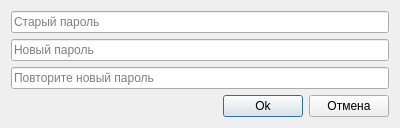
<?xml version="1.0" encoding="UTF-8"?>
<ui version="4.0">
 <class>changePasswordDialog</class>
 <widget class="QDialog" name="changePasswordDialog">
  <property name="geometry">
   <rect>
    <x>0</x>
    <y>0</y>
    <width>400</width>
    <height>125</height>
   </rect>
  </property>
  <property name="windowTitle">
   <string>Изменение пароля</string>
  </property>
  <layout class="QVBoxLayout" name="verticalLayout">
   <item>
    <widget class="QLineEdit" name="oldPass">
     <property name="echoMode">
      <enum>QLineEdit::Password</enum>
     </property>
     <property name="placeholderText">
      <string>Старый пароль</string>
     </property>
    </widget>
   </item>
   <item>
    <widget class="QLineEdit" name="newPass">
     <property name="echoMode">
      <enum>QLineEdit::Password</enum>
     </property>
     <property name="placeholderText">
      <string>Новый пароль</string>
     </property>
    </widget>
   </item>
   <item>
    <widget class="QLineEdit" name="repeatNewPass">
     <property name="enabled">
      <bool>true</bool>
     </property>
     <property name="echoMode">
      <enum>QLineEdit::Password</enum>
     </property>
     <property name="placeholderText">
      <string>Повторите новый пароль</string>
     </property>
    </widget>
   </item>
   <item>
    <layout class="QHBoxLayout" name="horizontalLayout">
     <item>
      <spacer name="horizontalSpacer">
       <property name="orientation">
        <enum>Qt::Horizontal</enum>
       </property>
       <property name="sizeHint" stdset="0">
        <size>
         <width>40</width>
         <height>20</height>
        </size>
       </property>
      </spacer>
     </item>
     <item>
      <widget class="QPushButton" name="pushButton">
       <property name="text">
        <string>Ok</string>
       </property>
      </widget>
     </item>
     <item>
      <widget class="QPushButton" name="cancelPushButton">
       <property name="text">
        <string>Отмена</string>
       </property>
      </widget>
     </item>
    </layout>
   </item>
  </layout>
 </widget>
 <resources/>
 <connections/>
</ui>
